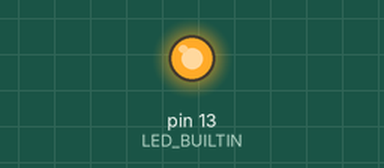
Recording of a sketch running on a simulated Arduino Uno, built with avr-gcc and run on an emulated ATmega328P. Shown: output pins drawn as LEDs (lit = HIGH). No radio packets arrive unless stated; what the sketch prints to the serial monitor is not drawn.

Above: at 0.01 s.
At 2.0 s:
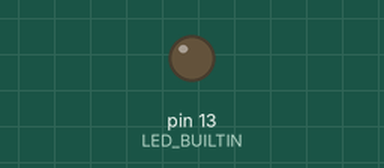
Timing chart, 0 to 3.5 s (numbered marks = the images above):
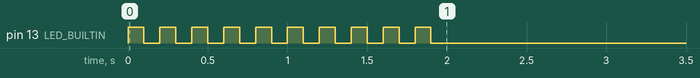

The sketch:

wireless-receive.ino
```cpp
#include "types.h"
/* radiohead: 433MHz communication library
 * https://github.com/pade/radiohead.git
 */
#include <RH_ASK.h>

// needed for radiohead to compile
#include <SPI.h>


/*
 * Input channel affected to this board
 * TODO: select input thanks to a DIP switch
 */
#define CHANNEL '3'

/*
 * Limited max message lenght to preserve RAM
 */
//#define RH_ASK_MAX_MESSAGE_LEN 40

/*
 * Global varaible
 */
RH_ASK driver;

void setup() {

  pinMode(LED_BUILTIN, OUTPUT);
  for (int i=0; i<10; i++)
  {
    digitalWrite(LED_BUILTIN, HIGH);   // turn the LED on (HIGH is the voltage level)
    delay(100);              // wait
    digitalWrite(LED_BUILTIN, LOW);    // turn the LED off by making the voltage LOW
    delay(100);              // wait
  }

  Serial.begin(9600);
  Serial.println("Receiver initialisation...");
  if (!driver.init())
         Serial.println("RF driver failed");

}

void loop() {

  uint8_t buf[RH_ASK_MAX_MESSAGE_LEN];
  uint8_t buflen = sizeof(buf);

  if (driver.recv(buf, &buflen)) // Non-blocking
  {
    // Message with a good checksum received, dump it.
    //Serial.write(buf, buflen);
    //Serial.println("");

    // Check if message is for our channel
    if((buf[0] == CHANNEL) && (buf[1] == ':'))
    {
      // Get order from message
      if((buf[2] == 'O') && (buf[3] == 'N'))
      {
        // TODO: ON
        //Serial.println("ON");
        digitalWrite(LED_BUILTIN, HIGH);
      }
      else if((buf[2] == 'O') && (buf[3] == 'F') && (buf[4] == 'F'))
      {
        // TODO: OFF
        //Serial.println("OFF");
        digitalWrite(LED_BUILTIN, LOW);
      }
    }
  }
}
```

types.h
```cpp
#ifndef WIRELESS_RCV_H
#define WIRELESS_RCV_H


#define ON 1
#define OFF 0

#endif
```
